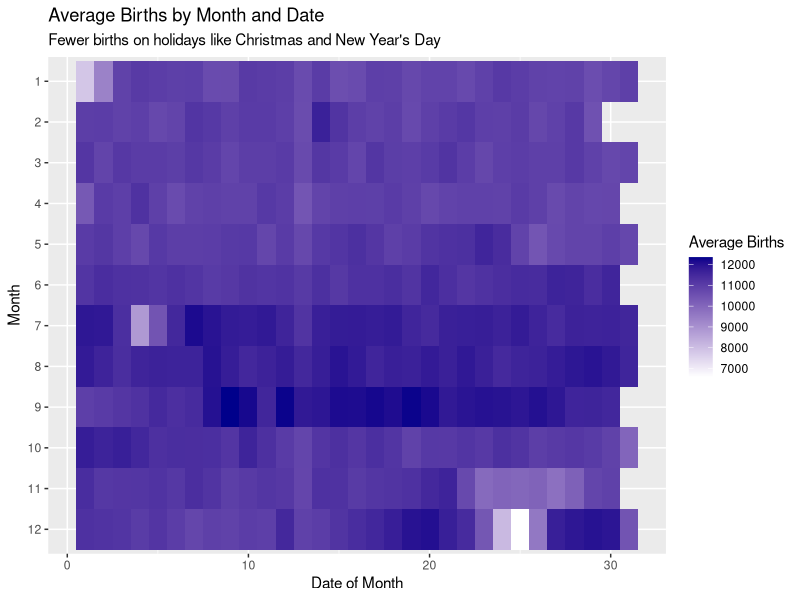
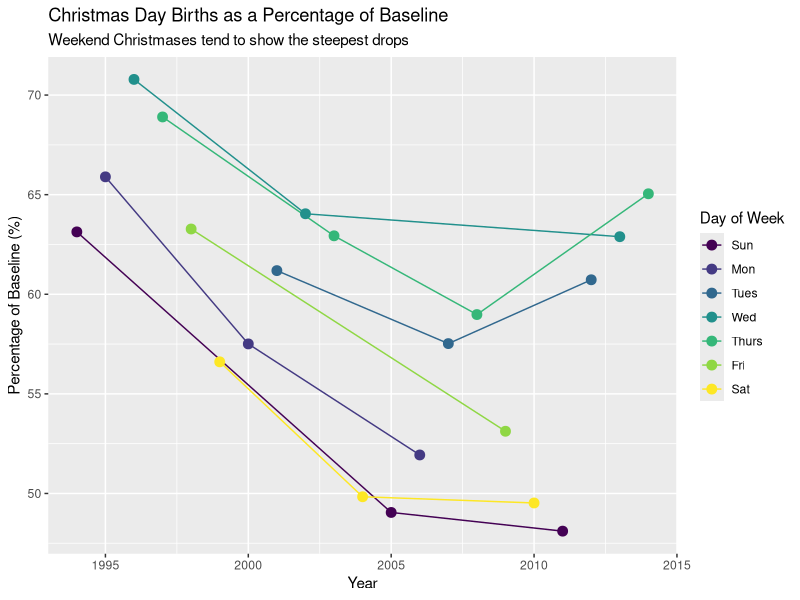
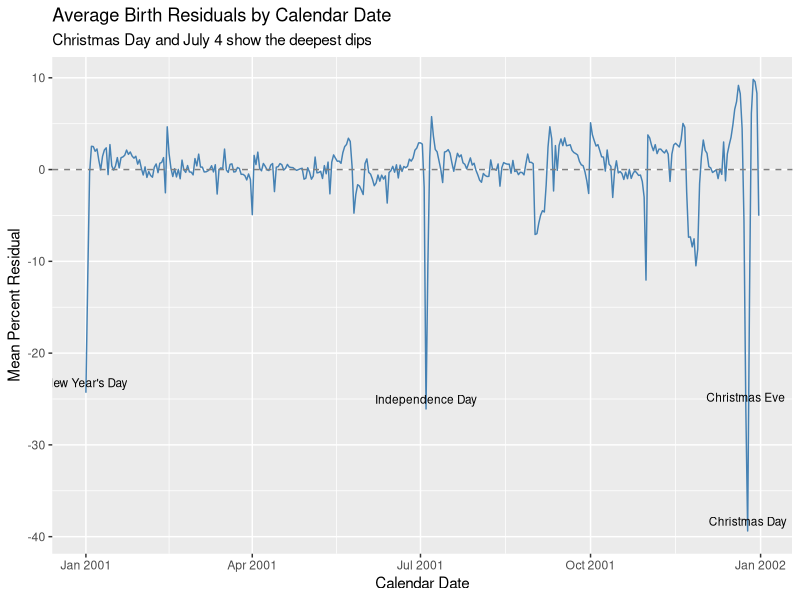
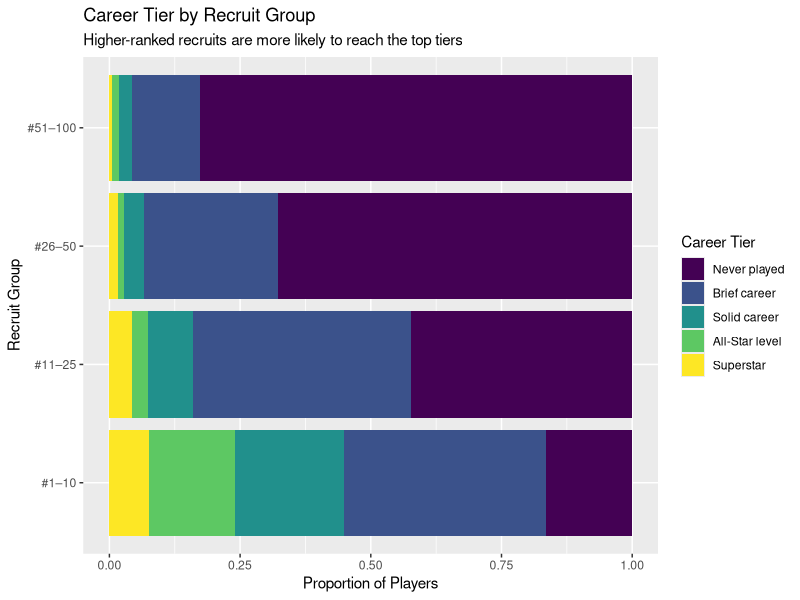
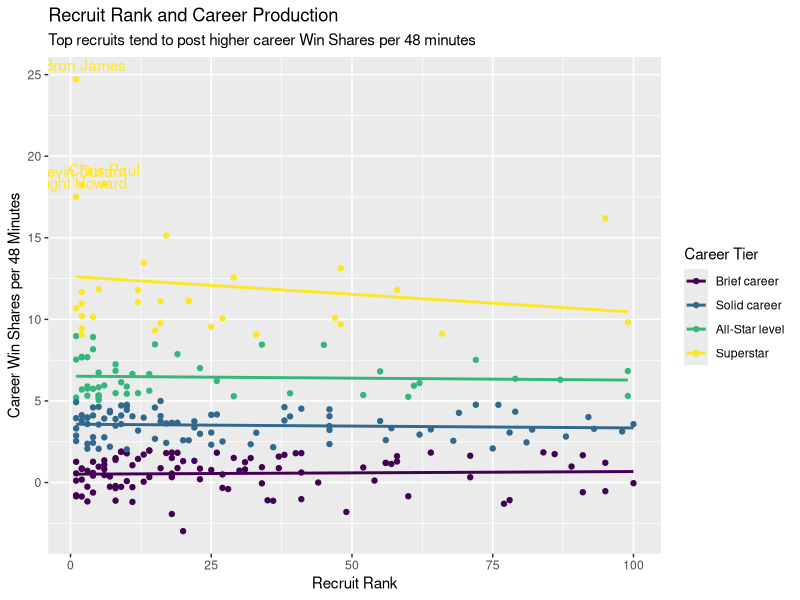

The R script that drew these images, in order:
#
#
#
#
#
#
#
#
#
#| message: false
library(tidyverse)
library(readxl)
#
#
#
#| cache: true
births_tibble <- read_xlsx("data/us_births_1994_2014.xlsx") |>
  mutate(
    day_of_week = factor(
      day_of_week,
      levels = c("Sun", "Mon", "Tues", "Wed", "Thurs", "Fri", "Sat"),
      ordered = TRUE
    )
  )
#
#
#
#
#
births_tibble |>
  group_by(month, date_of_month) |>
  summarize(avg_births = mean(births), .groups = "drop") |>
  mutate(month = factor(month, levels = 12:1)) |>
  ggplot(aes(x = date_of_month, y = month, fill = avg_births)) +
  geom_tile() +
  scale_fill_gradient(low = "white", high = "darkblue") +
  labs(
    title = "Average Births by Month and Date",
    subtitle = "Fewer births on holidays like Christmas and New Year's Day",
    x = "Date of Month",
    y = "Month",
    fill = "Average Births"
  )
#
#
#
#| cache: true
births_tibble |>
  filter(month == 12) |>
  mutate(
    date_group = case_when(
      date_of_month == 25 ~ "christmas",
      date_of_month %in% 20:24 | date_of_month %in% 27:30 ~ "surrounding",
      TRUE ~ NA_character_
    )
  ) |>
  filter(!is.na(date_group)) |>
  group_by(year, date_group) |>
  summarize(avg_births = mean(births), .groups = "drop") |>
  pivot_wider(names_from = date_group, values_from = avg_births) |>
  mutate(christmas_pct = (christmas / surrounding) * 100) |>
  select(year, christmas, surrounding, christmas_pct) |>
  summary()
#
#
#
#
births_tibble |>
  filter(month == 12, date_of_month == 25) |>
  select(year, day_of_week) |>
  distinct() |>
  left_join(
    births_tibble |>
      filter(month == 12) |>
      mutate(
        date_group = case_when(
          date_of_month == 25 ~ "christmas",
          date_of_month %in% 20:24 | date_of_month %in% 27:30 ~ "surrounding",
          TRUE ~ NA_character_
        )
      ) |>
      filter(!is.na(date_group)) |>
      group_by(year, date_group) |>
      summarize(avg_births = mean(births), .groups = "drop") |>
      pivot_wider(names_from = date_group, values_from = avg_births) |>
      mutate(pct_of_baseline = (christmas / surrounding) * 100),
    by = "year"
  ) |>
  ggplot(aes(x = year, y = pct_of_baseline, color = day_of_week)) +
  geom_line() +
  geom_point(size = 3) +
  labs( 
    title = "Christmas Day Births as a Percentage of Baseline",
    subtitle = "Weekend Christmases tend to show the steepest drops",
    x = "Year",
    y = "Percentage of Baseline (%)",
    color = "Day of Week"
  )
#
#
#
#
births_model <- lm(births ~ factor(year) + factor(month) + day_of_week, data = births_tibble)
summary(births_model)$r.squared
#
#
#
births_adjusted <- births_tibble |>
  mutate(pct_resid = residuals(births_model) / mean(births) * 100)
#
#
#
calendar_resid <- births_adjusted |>
  filter(!(month == 2 & date_of_month == 29)) |>
  group_by(month, date_of_month) |>
  summarize(mean_pct_resid = mean(pct_resid), .groups = "drop") |>
  mutate(calendar_date = make_date(2001, month, date_of_month))

#
#
#
#
holiday_dips <- tibble::tribble(
  ~calendar_date, ~mean_pct_resid, ~holiday,
  as.Date("2001-12-25"), -39.4, "Christmas Day",
  as.Date("2001-07-04"), -26.1, "Independence Day",
  as.Date("2001-12-24"), -25.9, "Christmas Eve",
  as.Date("2001-01-01"), -24.3, "New Year's Day"
)

calendar_resid |>
  ggplot(aes(x = calendar_date, y = mean_pct_resid)) +
  geom_line(color = "steelblue") +
  geom_hline(yintercept = 0, linetype = "dashed", color = "gray50") +
  geom_text(
    data = holiday_dips,
    aes(label = holiday),
    vjust = -0.6,
    size = 3
  ) +
  labs(
    title = "Average Birth Residuals by Calendar Date",
    subtitle = "Christmas Day and July 4 show the deepest dips",
    x = "Calendar Date",
    y = "Mean Percent Residual"
  )
#
#
#
#| cache: true
basketball_tibble <- read_excel("data/nba_recruits.xlsx") |>
  mutate(
    tier = factor(
      tier,
      levels = c("Never played", "Brief career", "Solid career", "All-Star level", "Superstar"),
      ordered = TRUE
    )
  ) |>
  mutate(
    recruit_group = factor(
      recruit_group,
      levels = c("#1–10", "#11–25", "#26–50", "#51–100", "Outside top 100"),
      ordered = TRUE
    )
  ) 
#
#
#
#
basketball_tibble |>
  filter(recruit_group != "Outside top 100") |>
  ggplot(aes(x = recruit_group, fill = tier)) +
  geom_bar(position = "fill") +
  coord_flip() +
  labs(
    title = "Career Tier by Recruit Group",
    subtitle = "Higher-ranked recruits are more likely to reach the top tiers",
    x = "Recruit Group",
    y = "Proportion of Players",
    fill = "Career Tier"
  )
#
#
#
#
basketball_tibble |>
  filter(!is.na(rank), !is.na(top_mean_wa)) |>
  ggplot(aes(x = rank, y = top_mean_wa, color = tier)) +
  geom_point() +
  geom_smooth(method = "lm", se = FALSE) +
  geom_text(
    data = basketball_tibble |>
      filter(name %in% c("LeBron James", "Chris Paul", "Kevin Durant", "Dwight Howard")) |>
      filter(!is.na(rank), !is.na(top_mean_wa)),
    aes(label = name),
    vjust = -0.7,
    show.legend = FALSE
  ) +
  labs(
    title = "Recruit Rank and Career Production",
    subtitle = "Top recruits tend to post higher career Win Shares per 48 minutes",
    x = "Recruit Rank",
    y = "Career Win Shares per 48 Minutes",
    color = "Career Tier"
  )
#
#
#
#
#
#
